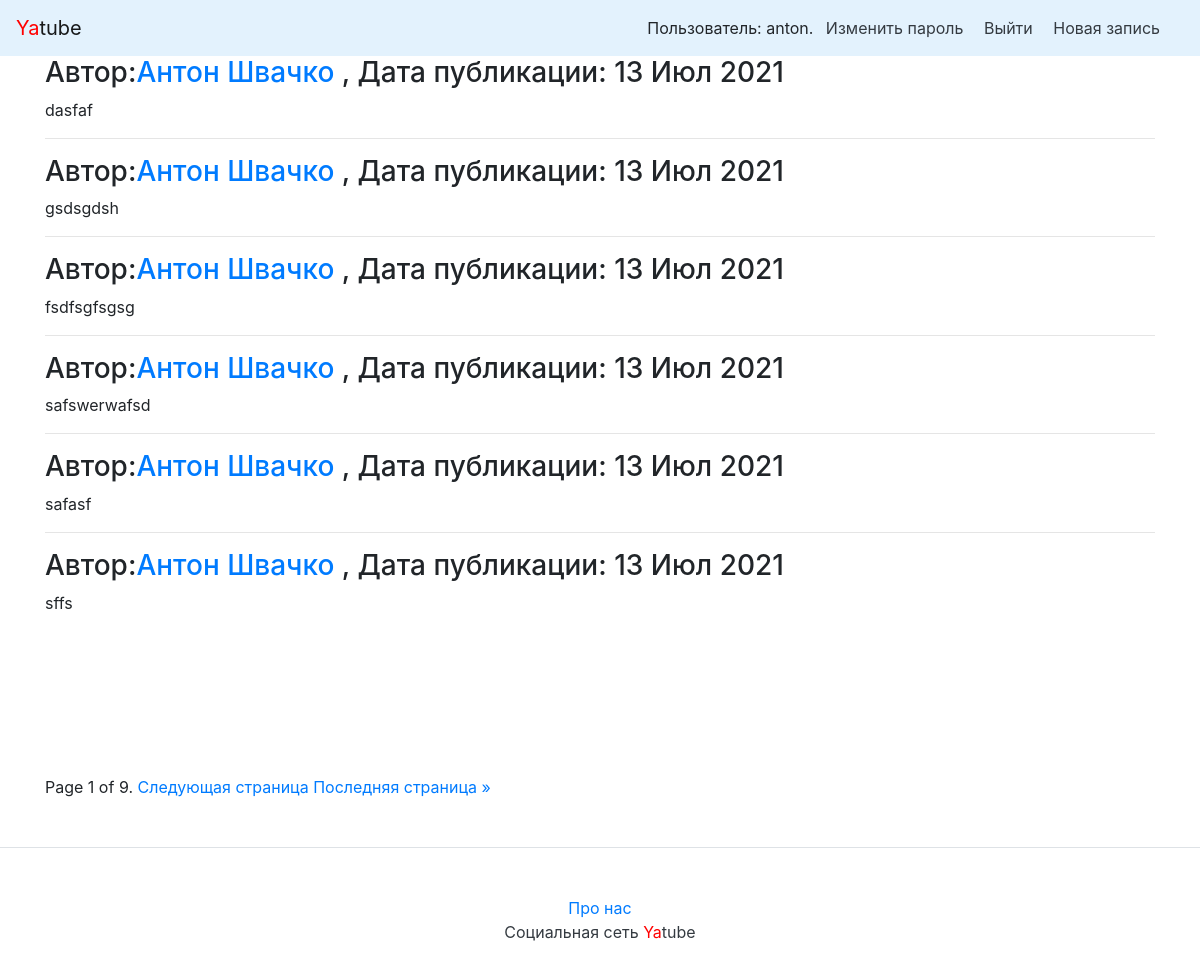
The page / (signed in) on the database its author committed.
### posts/models.py (models this page shows, shortened)
class Post(models.Model):
    text=models.CharField(max_length=25,null=True,verbose_name='введите текст' )
    pub_date=models.DateTimeField('date published',auto_now_add=True)
    author=models.ForeignKey(User, on_delete=models.CASCADE, null=True,related_name='posts')

### posts/views.py (the view)
# urls.py: path('',PostList.as_view(), name='index'),
class PostList(LoginRequiredMixin,ListView):
    model=Post
    context_object_name='posts'
    paginate_by=6
    ordering=['-pub_date']
    template_name='index.html'

### templates/index.html (shortened to what this page needs)
{% extends "base.html" %}
{% block content %}
    {% for post in posts %}
    <h3>
        Автор:<a href="{% url 'profile' post.author.username %}">{{ post.author.get_full_name }}</a> , Дата публикации: {{ post.pub_date|date:"d M Y" }}
    </h3>
    <p>{{ post.text|linebreaksbr }}</p>
    {% if not forloop.last %}<hr>{% endif %}
    {% endfor %}
    {% for posts in page_obj %}
    {{ posts.full_name|upper }}<br>
    {% endfor %}
<div class="pagination">
    <span class="step-links">
        <span class="current">
            Page {{ page_obj.number }} of {{ page_obj.paginator.num_pages }}.
        </span>
        {% if page_obj.has_next %}
            <a href="?page={{ page_obj.next_page_number }}">Следующая страница</a>
            <a href="?page={{ page_obj.paginator.num_pages }}">Последняя страница &raquo;</a>
        {% endif %}
    </span>
</div>
{% endblock %}

### templates/nav.html
<nav class="navbar navbar-light" style="background-color: #e3f2fd;">
    <a class="navbar-brand" href="/"><span style="color:red">Ya</span>tube</a>
    <nav class="my-2 my-md-0 mr-md-3">
        {% if user.is_authenticated %}
        Пользователь: {{ user.username }}.
        <a class="p-2 text-dark" href="{% url 'password_change' %}">Изменить пароль</a>
        <a class="p-2 text-dark" href="{% url 'logout' %}">Выйти</a>
        <a class="p-2 text-dark" href="{% url 'new' request.user.id  %}">Новая запись</a>
        {% else %}
        <a class="p-2 text-dark" href="{% url 'login' %}">Войти</a> |
        <a class="p-2 text-dark" href="{% url 'signup' %}">Регистрация</a>
        {% endif %}
    </nav>
</nav>

### rows shown on the page
Post: author.get_full_name "Антон Швачко", pub_date "13 Июл 2021", text "dasfaf"
Post: author.get_full_name "Антон Швачко", pub_date "13 Июл 2021", text "gsdsgdsh"
Post: author.get_full_name "Антон Швачко", pub_date "13 Июл 2021", text "fsdfsgfsgsg"
Post: author.get_full_name "Антон Швачко", pub_date "13 Июл 2021", text "safswerwafsd"
Post: author.get_full_name "Антон Швачко", pub_date "13 Июл 2021", text "safasf"
Post: author.get_full_name "Антон Швачко", pub_date "13 Июл 2021", text "sffs"

### other values the page prints
{{ user.username }} "anton"
{{ page_obj.number }} "1"
{{ page_obj.paginator.num_pages }} "9"
